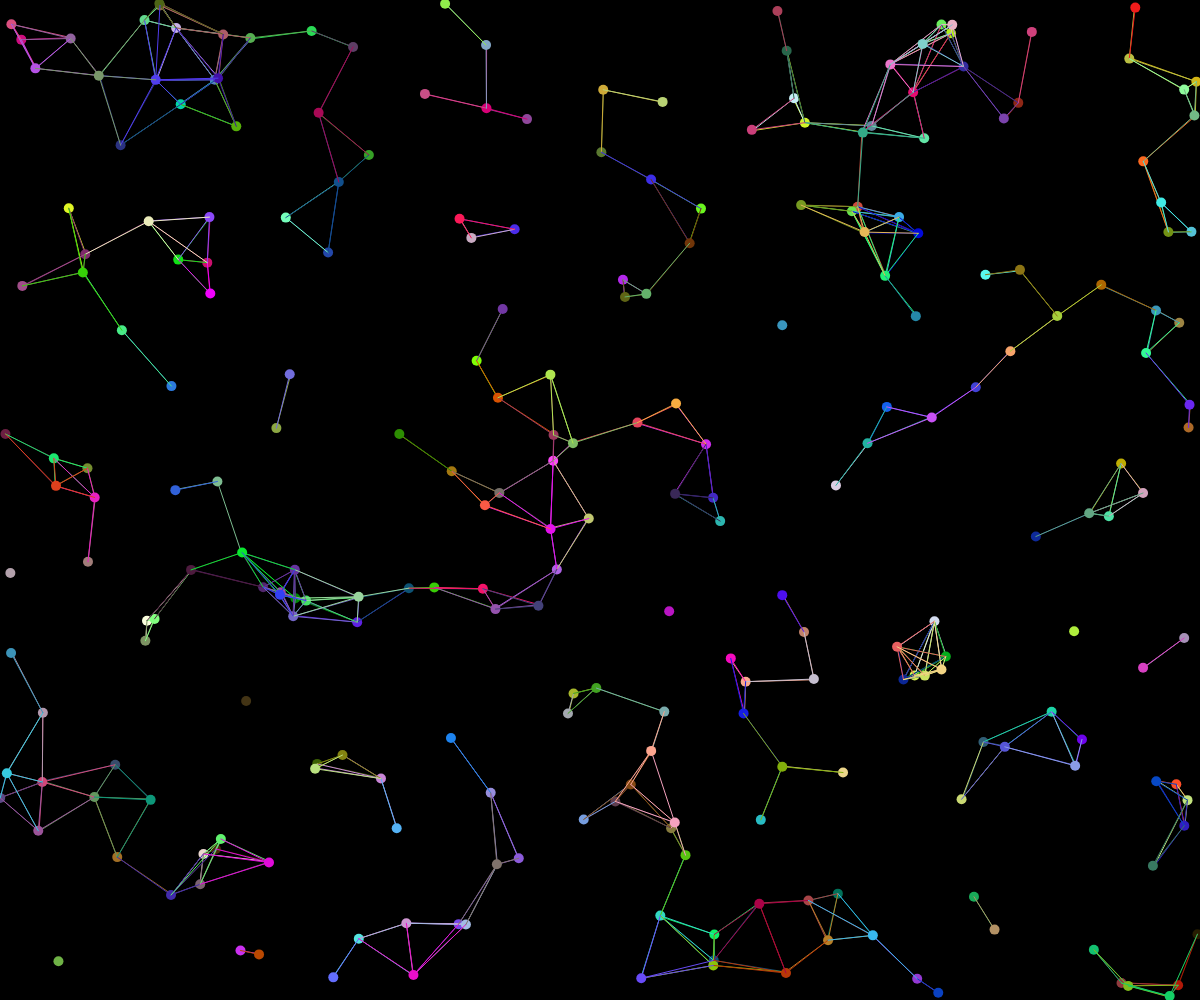
Frame 1 (no input)
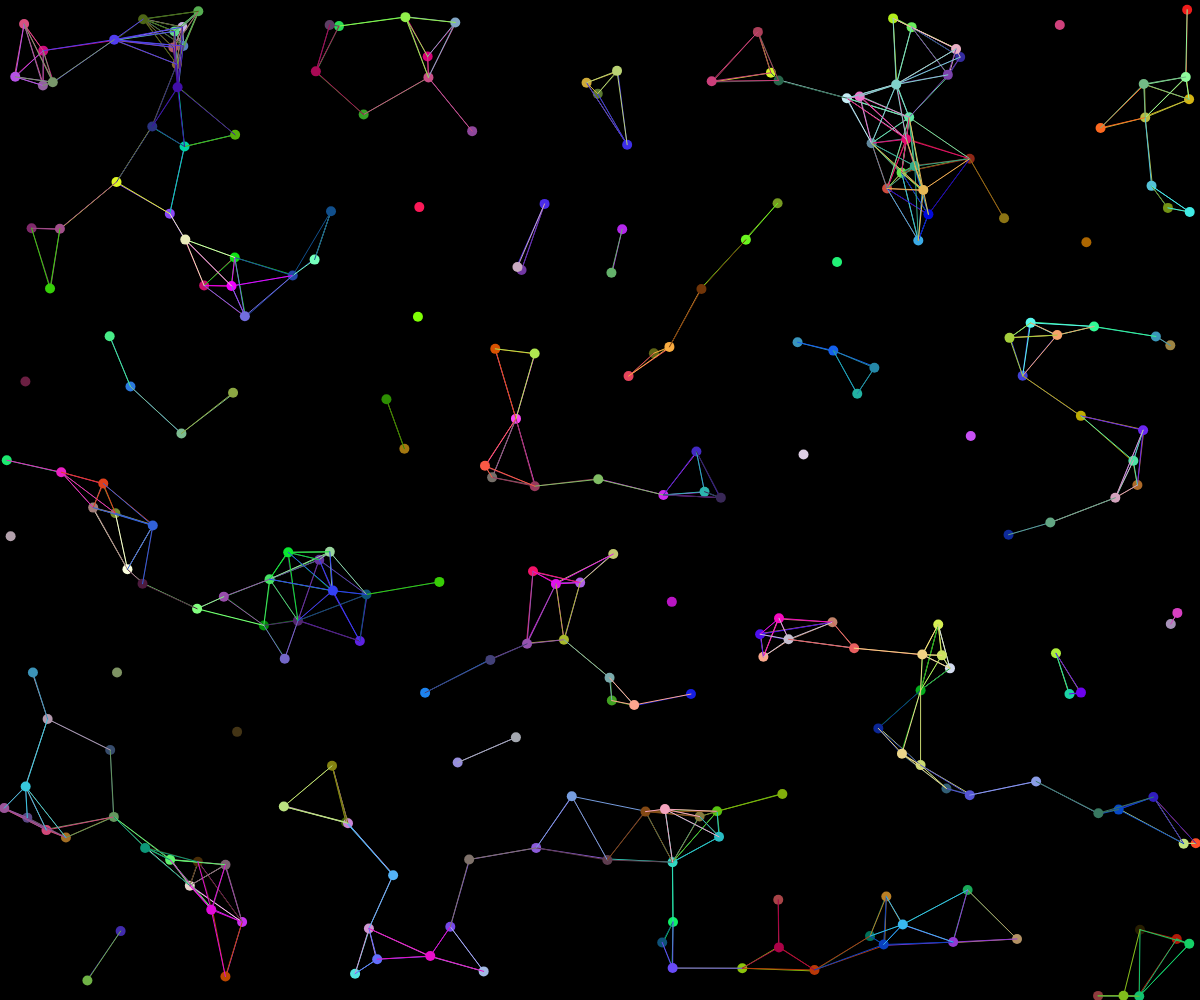
Frame 60 (no input)
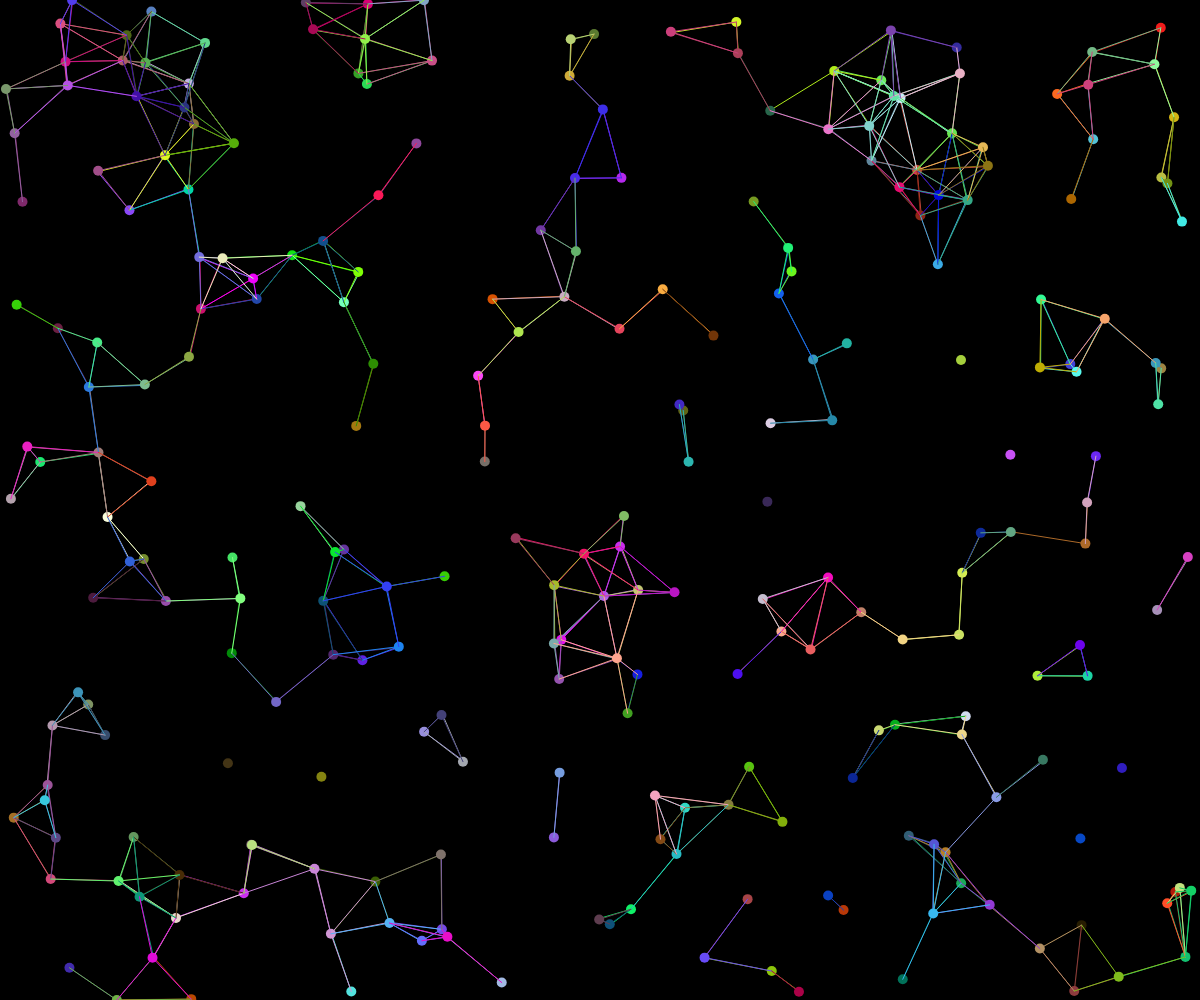
Frame 120 (the mouse pressed at the canvas centre since frame 60)

The p5.js sketch that drew these frames (run headless with seeded random() and noise() and a simulated clock; from frame 60 on, the mouse is pressed at the canvas centre):

// p5.js sketch
// ── sketch.js
let particles = [];

function setup() {
    createCanvas(windowWidth, windowHeight);
    let numOfParticles = 256;
    for (let i = 0; i < numOfParticles; i++) {
        particles.push(new Particle());
    }
}

function draw() {
    background('black');
    particles.forEach(drawParticle);
}

function drawParticle(particle, index, particles) {
    particle.update();
    particle.addStringToParticles(particles, this);
    // particle.addStringToParticles(particles.slice(index)); //    more efficient
    particle.draw();
};

class Particle {
    constructor() {
        this.pos = createVector(random(width), random(height));
        this.vel = createVector(random(-1, 1), random(-1, 1));
        this.size = 10;
        // this.particleColor = 'yellow';
        this.particleColor = color(random(255), random(255), random(255));
    }

    update() {
        this.pos.add(this.vel);
        this.edges();
    }

    draw() {
        noStroke();
        fill(this.particleColor);
        circle(this.pos.x, this.pos.y, this.size);
    }

    edges() {
        if (this.pos.x < 0 || this.pos.x > width) {
            this.vel.x *= -1;
        }

        if (this.pos.y < 0 || this.pos.y > height) {
            this.vel.y *= -1;
        }
    }

    // addStringToParticles(particles) {
    //     let maxStringLenght = 150;
    //     let lineColor = 'red';
    //     particles.forEach(particle => {
    //         let d = dist(this.pos.x, this.pos.y, particle.pos.x, particle.pos.y);
    //         if (d < maxStringLenght) {
    //             stroke(this.particleColor);
    //             strokeWeight(1);
    //             line(this.pos.x, this.pos.y, particle.pos.x, particle.pos.y);
    //         }
    //     });
    // }

    addStringToParticles(particles, me) {
        let maxStringLenght = 75;
        let lineColor = 'red';
        for (let i = 0; i < particles.length; i++) {
            let d = dist(this.pos.x, this.pos.y, particles[i].pos.x, particles[i].pos.y);
            if (d < maxStringLenght) {
                stroke(this.particleColor);
                strokeWeight(1);
                line(this.pos.x, this.pos.y, particles[i].pos.x, particles[i].pos.y);
            }
        };
    }

}
